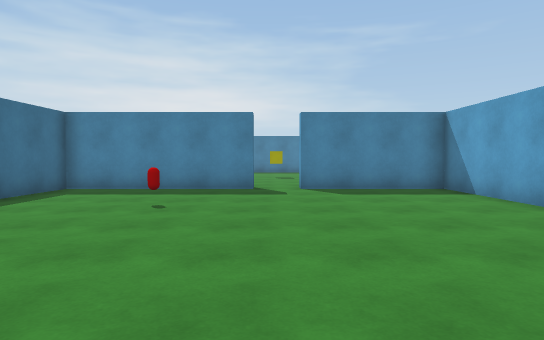
view 1 (above)

16 first-person views from a walk through a 3-D level made in the Unity game engine. The camera is 1.3 m above the floor, tilts 2° down and sees 75° across. The floor is counted in squares, 1.59 m on a side. Each view is taken from the middle of a square. On the plan, view 1 faces up. The plan holds only what a view shows up to about 12 squares ahead; the rest is blank. The player is left out. Door leaves are left out, so doorways stand open.

view 2
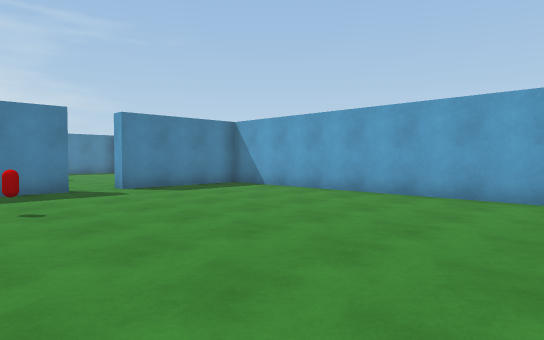

view 3
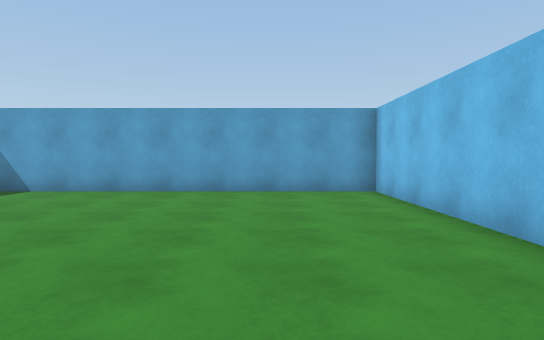

view 4
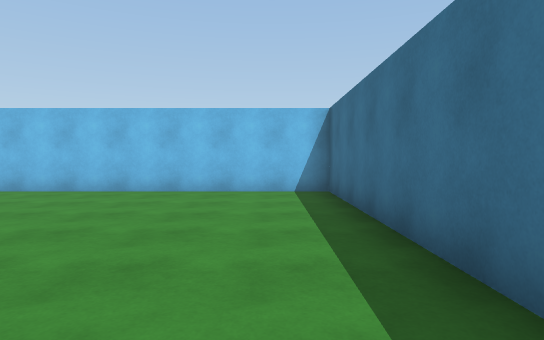

view 5
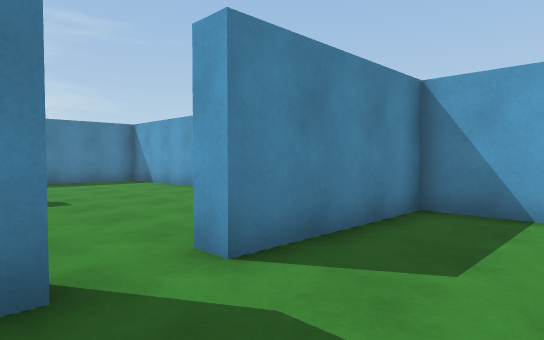

view 6
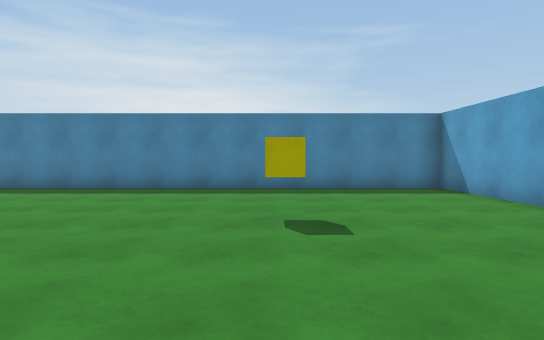

view 7
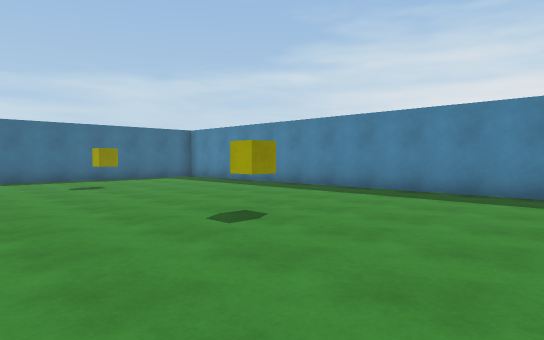

view 8
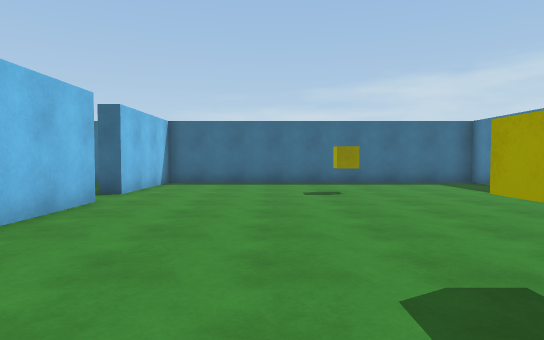

view 9
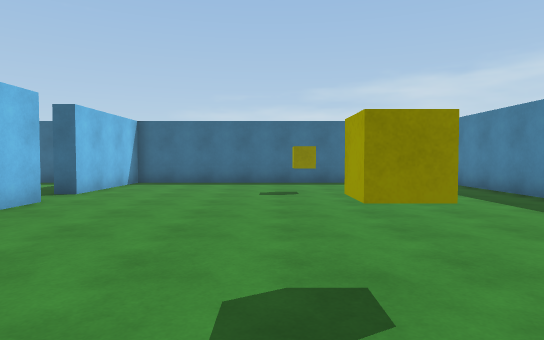

view 10
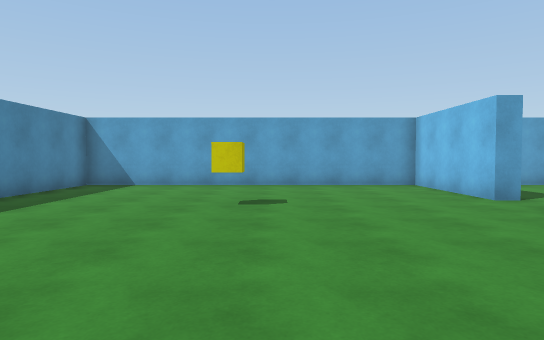

view 11
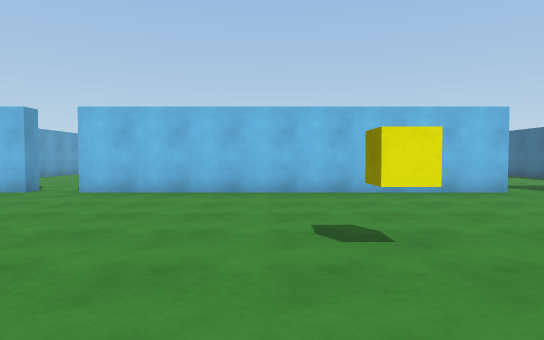

view 12
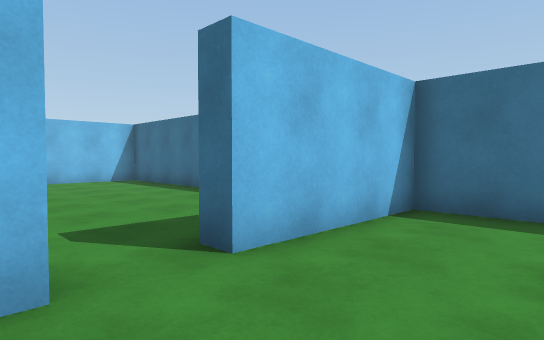

view 13
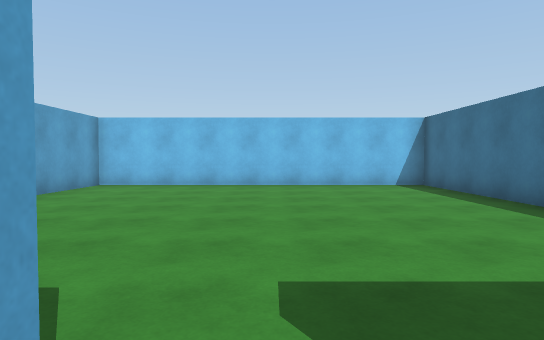

view 14
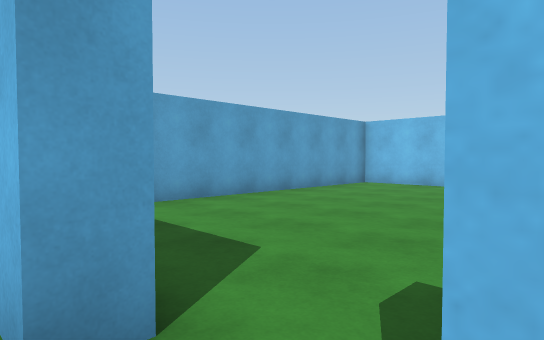

view 15
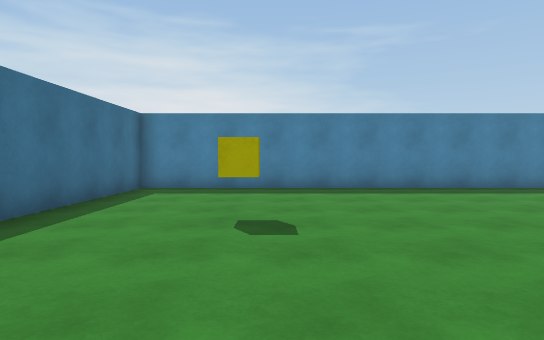

view 16
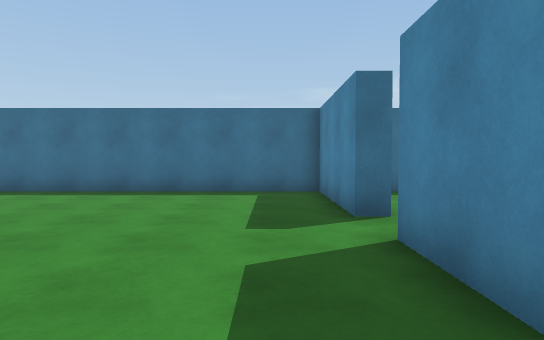

### Floor plan
Ten units are one square. View 1 is at (0, 0); x grows to the right and y downward. Boxes are objects, and circles mark ways between rooms. Rooms are numbered by the first view taken in them; rooms with no view inside come last. Other rooms are left out.
<svg viewBox="-160 -200 210 210">
<path fill="none" stroke="#000" d="M-4 -92 -54 -92 -54 5 45 5 45 -92 8 -92M-105 -92 -105 -96 -5 -96M8 -92 8 -96 45 -96 45 -195 -155 -195 -155 -96 -119 -96 -119 -92M-119 -92 -155 -92 -155 5 -59 5 -59 -70M-85 -92 -105 -92"/>
<rect x="-25" y="-65" width="10" height="10" fill="#bbb"><title>red capsule</title></rect>
<rect x="-125" y="-155" width="10" height="10" fill="#bbb"><title>yellow cube</title></rect>
<rect x="-65" y="-155" width="10" height="10" fill="#bbb"><title>yellow cube</title></rect>
<rect x="-5" y="-155" width="10" height="10" fill="#bbb"><title>yellow cube</title></rect>
<circle cx="0" cy="-90" r="3" fill="#2a7"/>
<circle cx="-110" cy="-90" r="3" fill="#2a7"/>
<text x="0" y="-40">1</text>
<text x="-60" y="-150">2</text>
<text x="-110" y="-40">3</text>
</svg>
Room 1 opens to room 2. Room 2 opens to room 3.

Where each view was taken, in squares from view 1:
view 1: 0 up, 0 right, facing up
view 2: 0 up, 3 left, facing up-right
view 3: 2 up, 4 left, facing right
view 4: 8 up, 4 left, facing down
view 5: 7 up, 1 left, facing up-right
view 6: 10 up, 0 right, facing up
view 7: 11 up, 2 left, facing up-left
view 8: 13 up, 4 left, facing left
view 9: 14 up, 4 left, facing left
view 10: 14 up, 6 left, facing right
view 11: 18 up, 5 left, facing down
view 12: 12 up, 10 left, facing down-left
view 13: 10 up, 11 left, facing down
view 14: 10 up, 12 left, facing down-right
view 15: 10 up, 12 left, facing up
view 16: 8 up, 7 left, facing left
